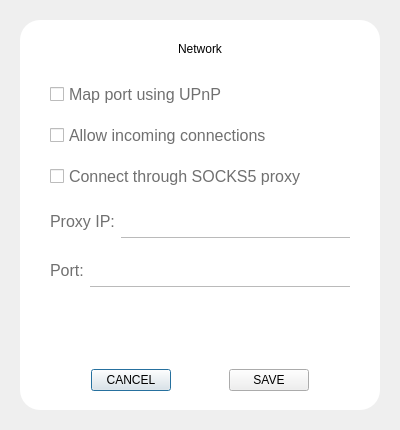
<?xml version="1.0" encoding="UTF-8"?>
<ui version="4.0">
 <class>SettingsNetwork</class>
 <widget class="QDialog" name="SettingsNetwork">
  <property name="geometry">
   <rect>
    <x>0</x>
    <y>0</y>
    <width>400</width>
    <height>430</height>
   </rect>
  </property>
  <property name="windowTitle">
   <string>Form</string>
  </property>
  <layout class="QVBoxLayout" name="verticalLayout">
   <property name="leftMargin">
    <number>20</number>
   </property>
   <property name="topMargin">
    <number>20</number>
   </property>
   <property name="rightMargin">
    <number>20</number>
   </property>
   <property name="bottomMargin">
    <number>20</number>
   </property>
   <item>
    <widget class="QFrame" name="frame">
     <property name="autoFillBackground">
      <bool>false</bool>
     </property>
     <property name="styleSheet">
      <string notr="true">#frame{
  background-color: white;
  padding: 10px 10px 10px 10px;
  border-radius:20px;
}</string>
     </property>
     <property name="frameShape">
      <enum>QFrame::StyledPanel</enum>
     </property>
     <property name="frameShadow">
      <enum>QFrame::Raised</enum>
     </property>
     <layout class="QVBoxLayout" name="verticalLayout_2">
      <property name="topMargin">
       <number>12</number>
      </property>
      <item>
       <widget class="QLabel" name="labelTitle">
        <property name="maximumSize">
         <size>
          <width>16777215</width>
          <height>40</height>
         </size>
        </property>
        <property name="styleSheet">
         <string notr="true"/>
        </property>
        <property name="text">
         <string>Network</string>
        </property>
        <property name="alignment">
         <set>Qt::AlignCenter</set>
        </property>
       </widget>
      </item>
      <item>
       <spacer name="verticalSpacer_6">
        <property name="orientation">
         <enum>Qt::Vertical</enum>
        </property>
        <property name="sizeType">
         <enum>QSizePolicy::Fixed</enum>
        </property>
        <property name="sizeHint" stdset="0">
         <size>
          <width>20</width>
          <height>20</height>
         </size>
        </property>
       </spacer>
      </item>
      <item alignment="Qt::AlignHCenter">
       <widget class="QCheckBox" name="checkBoxLaunch">
        <property name="minimumSize">
         <size>
          <width>300</width>
          <height>0</height>
         </size>
        </property>
        <property name="maximumSize">
         <size>
          <width>300</width>
          <height>16777215</height>
         </size>
        </property>
        <property name="styleSheet">
         <string notr="true">color:#707070;
font-size:16px;</string>
        </property>
        <property name="text">
         <string>Map port using UPnP</string>
        </property>
       </widget>
      </item>
      <item>
       <spacer name="verticalSpacer">
        <property name="orientation">
         <enum>Qt::Vertical</enum>
        </property>
        <property name="sizeType">
         <enum>QSizePolicy::Fixed</enum>
        </property>
        <property name="sizeHint" stdset="0">
         <size>
          <width>20</width>
          <height>10</height>
         </size>
        </property>
       </spacer>
      </item>
      <item alignment="Qt::AlignHCenter">
       <widget class="QCheckBox" name="checkBoxMinTray">
        <property name="minimumSize">
         <size>
          <width>300</width>
          <height>0</height>
         </size>
        </property>
        <property name="maximumSize">
         <size>
          <width>300</width>
          <height>16777215</height>
         </size>
        </property>
        <property name="styleSheet">
         <string notr="true">color:#707070;
font-size:16px;</string>
        </property>
        <property name="text">
         <string>Allow incoming connections</string>
        </property>
       </widget>
      </item>
      <item>
       <spacer name="verticalSpacer_3">
        <property name="orientation">
         <enum>Qt::Vertical</enum>
        </property>
        <property name="sizeType">
         <enum>QSizePolicy::Fixed</enum>
        </property>
        <property name="sizeHint" stdset="0">
         <size>
          <width>20</width>
          <height>10</height>
         </size>
        </property>
       </spacer>
      </item>
      <item alignment="Qt::AlignHCenter">
       <widget class="QCheckBox" name="checkBoxMinExit">
        <property name="minimumSize">
         <size>
          <width>300</width>
          <height>0</height>
         </size>
        </property>
        <property name="maximumSize">
         <size>
          <width>300</width>
          <height>16777215</height>
         </size>
        </property>
        <property name="styleSheet">
         <string notr="true">color:#707070;
font-size:16px;</string>
        </property>
        <property name="text">
         <string>Connect through SOCKS5 proxy</string>
        </property>
       </widget>
      </item>
      <item>
       <spacer name="verticalSpacer_4">
        <property name="orientation">
         <enum>Qt::Vertical</enum>
        </property>
        <property name="sizeType">
         <enum>QSizePolicy::Fixed</enum>
        </property>
        <property name="sizeHint" stdset="0">
         <size>
          <width>20</width>
          <height>10</height>
         </size>
        </property>
       </spacer>
      </item>
      <item alignment="Qt::AlignHCenter">
       <widget class="QFrame" name="frame_2">
        <property name="minimumSize">
         <size>
          <width>300</width>
          <height>0</height>
         </size>
        </property>
        <property name="maximumSize">
         <size>
          <width>300</width>
          <height>16777215</height>
         </size>
        </property>
        <property name="styleSheet">
         <string notr="true">border:none;
padding:0px;</string>
        </property>
        <property name="frameShape">
         <enum>QFrame::StyledPanel</enum>
        </property>
        <property name="frameShadow">
         <enum>QFrame::Plain</enum>
        </property>
        <property name="lineWidth">
         <number>0</number>
        </property>
        <layout class="QHBoxLayout" name="horizontalLayout_3">
         <property name="leftMargin">
          <number>0</number>
         </property>
         <property name="topMargin">
          <number>0</number>
         </property>
         <property name="rightMargin">
          <number>0</number>
         </property>
         <property name="bottomMargin">
          <number>0</number>
         </property>
         <item>
          <widget class="QLabel" name="label">
           <property name="styleSheet">
            <string notr="true">color:#707070;
font-size:16px;</string>
           </property>
           <property name="text">
            <string>Proxy IP:</string>
           </property>
          </widget>
         </item>
         <item>
          <widget class="QLineEdit" name="editProxy">
           <property name="styleSheet">
            <string notr="true">#editProxy  { 
    padding:8;
    border:0;
    border-bottom:1px solid #bababa;
}

#editProxy:focus { 
 border-bottom:1px solid #105aef;
}</string>
           </property>
          </widget>
         </item>
        </layout>
       </widget>
      </item>
      <item>
       <spacer name="verticalSpacer_7">
        <property name="orientation">
         <enum>Qt::Vertical</enum>
        </property>
        <property name="sizeType">
         <enum>QSizePolicy::Fixed</enum>
        </property>
        <property name="sizeHint" stdset="0">
         <size>
          <width>20</width>
          <height>10</height>
         </size>
        </property>
       </spacer>
      </item>
      <item alignment="Qt::AlignHCenter">
       <widget class="QFrame" name="frame_3">
        <property name="minimumSize">
         <size>
          <width>300</width>
          <height>0</height>
         </size>
        </property>
        <property name="maximumSize">
         <size>
          <width>300</width>
          <height>16777215</height>
         </size>
        </property>
        <property name="styleSheet">
         <string notr="true">border:none;
padding:0px;</string>
        </property>
        <property name="frameShape">
         <enum>QFrame::StyledPanel</enum>
        </property>
        <property name="frameShadow">
         <enum>QFrame::Raised</enum>
        </property>
        <layout class="QHBoxLayout" name="horizontalLayout_4">
         <property name="leftMargin">
          <number>0</number>
         </property>
         <property name="topMargin">
          <number>0</number>
         </property>
         <property name="rightMargin">
          <number>0</number>
         </property>
         <property name="bottomMargin">
          <number>0</number>
         </property>
         <item>
          <widget class="QLabel" name="label_2">
           <property name="styleSheet">
            <string notr="true">color:#707070;
font-size:16px;</string>
           </property>
           <property name="text">
            <string>Port:</string>
           </property>
          </widget>
         </item>
         <item>
          <widget class="QLineEdit" name="editPort">
           <property name="autoFillBackground">
            <bool>false</bool>
           </property>
           <property name="styleSheet">
            <string notr="true">#editPort { 
    padding:8;
    border:0;
    border-bottom:1px solid #bababa;
}

#editPort:focus { 
 border-bottom:1px solid #105aef;
}</string>
           </property>
          </widget>
         </item>
        </layout>
       </widget>
      </item>
      <item>
       <spacer name="verticalSpacer_5">
        <property name="orientation">
         <enum>Qt::Vertical</enum>
        </property>
        <property name="sizeHint" stdset="0">
         <size>
          <width>20</width>
          <height>40</height>
         </size>
        </property>
       </spacer>
      </item>
      <item>
       <layout class="QHBoxLayout" name="horizontalLayout_2">
        <item>
         <spacer name="horizontalSpacer_2">
          <property name="orientation">
           <enum>Qt::Horizontal</enum>
          </property>
          <property name="sizeHint" stdset="0">
           <size>
            <width>40</width>
            <height>20</height>
           </size>
          </property>
         </spacer>
        </item>
        <item>
         <widget class="QPushButton" name="btnEsc">
          <property name="styleSheet">
           <string notr="true"/>
          </property>
          <property name="text">
           <string>CANCEL</string>
          </property>
         </widget>
        </item>
        <item>
         <spacer name="horizontalSpacer_4">
          <property name="orientation">
           <enum>Qt::Horizontal</enum>
          </property>
          <property name="sizeHint" stdset="0">
           <size>
            <width>40</width>
            <height>20</height>
           </size>
          </property>
         </spacer>
        </item>
        <item>
         <widget class="QPushButton" name="btnSave">
          <property name="styleSheet">
           <string notr="true"/>
          </property>
          <property name="text">
           <string>SAVE</string>
          </property>
         </widget>
        </item>
        <item>
         <spacer name="horizontalSpacer_3">
          <property name="orientation">
           <enum>Qt::Horizontal</enum>
          </property>
          <property name="sizeHint" stdset="0">
           <size>
            <width>40</width>
            <height>20</height>
           </size>
          </property>
         </spacer>
        </item>
       </layout>
      </item>
     </layout>
    </widget>
   </item>
  </layout>
 </widget>
 <resources/>
 <connections/>
</ui>
